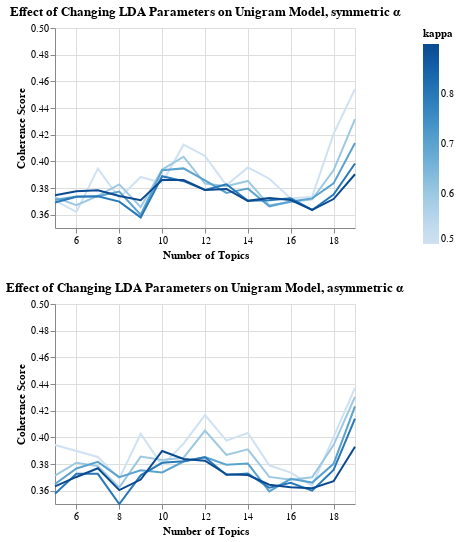

Write notebook code for a chart like this one.
### Code cell
alt.Chart(data_df).mark_line().transform_filter(
    'datum.alpha == "symmetric"'    
).encode(
    x = alt.X('nt:Q', title = 'Number of Topics'),
    y = alt.Y('coherence:Q', scale=alt.Scale(domain=[0.35, 0.5]), title = 'Coherence Score'),
    color = alt.Color('kappa:Q')
).properties(
    title = 'Effect of Changing LDA Parameters on Unigram Model, symmetric α',
    width = 300,
    height = 200
) & alt.Chart(data_df).mark_line().transform_filter(
    'datum.alpha == "asymmetric"'    
).encode(
    x = alt.X('nt:Q', title = 'Number of Topics'),
    y = alt.Y('coherence:Q', scale=alt.Scale(domain=[0.35, 0.5]), title = 'Coherence Score'),
    color = alt.Color('kappa:Q')
).properties(
    title = 'Effect of Changing LDA Parameters on Unigram Model, asymmetric α',
    width = 300,
    height = 200
)

### Figure 1 — Vega-Lite specification as saved in the notebook (floating-point values rounded to 4 significant figures; data arrays with more than 128 entries replaced by an {"elided": "..."} marker saying what was removed)
{"config": {"view": {"continuousWidth": 400, "continuousHeight": 300}}, "vconcat": [{"mark": "line", "encoding": {"color": {"field": "kappa", "type": "quantitative"}, "x": {"field": "nt", "title": "Number of Topics", "type": "quantitative"}, "y": {"field": "coherence", "scale": {"domain": [0.35, 0.5]}, "title": "Coherence Score", "type": "quantitative"}}, "height": 200, "title": "Effect of Changing LDA Parameters on Unigram Model, symmetric α", "transform": [{"filter": "datum.alpha == \"symmetric\""}], "width": 300}, {"mark": "line", "encoding": {"color": {"field": "kappa", "type": "quantitative"}, "x": {"field": "nt", "title": "Number of Topics", "type": "quantitative"}, "y": {"field": "coherence", "scale": {"domain": [0.35, 0.5]}, "title": "Coherence Score", "type": "quantitative"}}, "height": 200, "title": "Effect of Changing LDA Parameters on Unigram Model, asymmetric α", "transform": [{"filter": "datum.alpha == \"asymmetric\""}], "width": 300}], "data": {"name": "data-de258e67245056db103fd8bc2eb43f34"}, "$schema": "https://vega.github.io/schema/vega-lite/v4.17.0.json", "datasets": {"data-de258e67245056db103fd8bc2eb43f34": {"elided": "150 records"}}}
